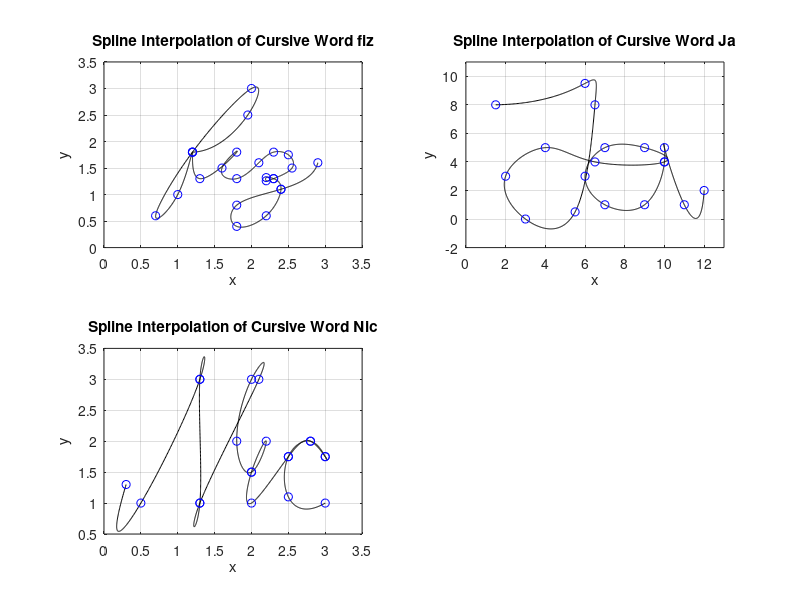

This figure's MATLAB source:
% This script consists of each member's crusive names coordinates and 
% code that plots the names.

% Data points of x and y coordinates --------------------------------------

% data points 1 'fiz'
x_1 = [1.2 1.95 2 1.2 0.7 1 1.2 1.3 1.8 1.6 1.8 2.1 ...
       2.3 2.5 2.55 2.3 2.2 2.2 2.3 2.4 2.2 1.8 1.8 2.4 2.9];
y_1 = [1.8 2.5 3 1.8 0.6 1 1.8 1.3 1.8 1.5 1.3 1.6 ...
       1.8 1.75 1.5 1.3 1.26 1.32 1.3 1.1 0.6 0.4 0.8 1.1 1.6];

n_1 = length(x_1);
t_1 = 0:n_1-1;
tt_1 = 0:0.01:n_1-1;

xx_1 = spline(t_1, x_1, tt_1);
yy_1 = spline(t_1, y_1, tt_1);

% data points 2 'Ja'
x_2 = [1.5 6 6.5 5.5 3 2 4 6.5 10 ...
    9 7 6 7 9 10 10 11 12];
y_2 = [8 9.5 8 0.5 0 3 5 4 4 ...
    5 5 3 1 1 4 5 1 2];

n_2 = length(x_2);
t_2 = 0:n_2-1;
tt_2 = 0:0.01:n_2-1;

xx_2 = spline(t_2, x_2, tt_2);
yy_2 = spline(t_2, y_2, tt_2);

% data points 3 'Nic'
x_3 = [0.3 0.5 1.3 1.3 1.3 1.3 2.1 2 1.8 2 ...
    2.2 2 2 2.5 2.8 3 3 2.8 2.5 2.5 3];
y_3 = [1.3 1 3 3 1 1 3 3 2 1.5 ...
    2 1.5 1 1.75 2 1.75 1.75 2 1.75 1.1 1];

n_3 = length(x_3);
t_3 = 0:n_3-1;
tt_3 = 0:0.01:n_3-1;

xx_3 = spline(t_3, x_3, tt_3);
yy_3 = spline(t_3, y_3, tt_3);

% data points 4



% Plot settings -----------------------------------------------------------
figure(1)

% subplot 1
subplot(2,2,1), plot(xx_1, yy_1, 'k') % plot spline
hold on
plot(x_1, y_1, 'bo') % plot data points
axis([0 3.5 0 3.5])
title('Spline Interpolation of Cursive Word fiz')
xlabel('x')
ylabel('y')
grid on

% subplot 2
subplot(2,2,2), plot(xx_2, yy_2, 'k') % plot spline
hold on
plot(x_2, y_2, 'bo') % plot data points
axis([0 13 -2 11])
title('Spline Interpolation of Cursive Word Ja')
xlabel('x')
ylabel('y')
grid on

% subplot 3
subplot(2,2,3), plot(xx_3, yy_3, 'k') % plot spline
hold on
plot(x_3, y_3, 'bo') % plot data points
axis([0 3.5 0.5 3.5])
title('Spline Interpolation of Cursive Word Nic')
xlabel('x')
ylabel('y')
grid on

% subplot 4
